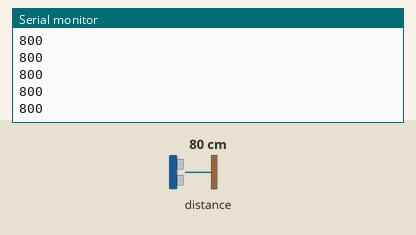
This sketch was run on a simulated Arduino Uno, built with avr-gcc and run on an emulated ATmega328P. Parts: the last lines printed to the serial monitor. The test bench sets the inputs (shaded band); at power-on: distance to the obstacle 80 cm.

Above: at 1.2 s.
1.3 s: distance to the obstacle set to 2 cm
At 1.33 s:
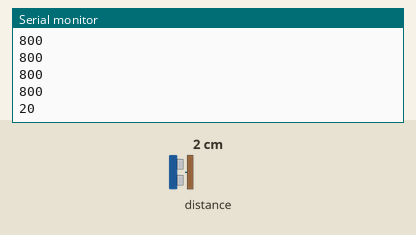
2.8 s: distance to the obstacle set to 4 cm
At 2.82 s:
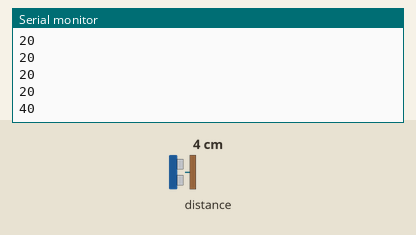
Timing chart, 0 to 5.8 s (numbered marks = the images above; inputs shaded):
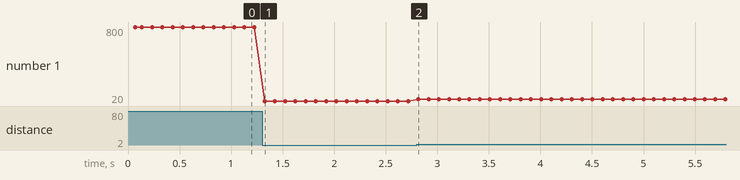

The sketch:

VL53L0X.ino
```cpp
#include "Adafruit_VL53L0X.h"
#include "MedianFilter.h"

MedianFilter test(10,0);
Adafruit_VL53L0X lox = Adafruit_VL53L0X();

const int numReadings = 20; // Number of readings to average

void setup() {
  Serial.begin(9600);

  // wait until serial port opens for native USB devices
  while (! Serial) {
    delay(1);
  }

  Serial.println("Adafruit VL53L0X test.");
  if (!lox.begin()) {
    Serial.println(F("Failed to boot VL53L0X"));
    while(1);
  }
  // power
  Serial.println(F("VL53L0X API Continuous Ranging example\n\n"));

  // start continuous ranging
  lox.startRangeContinuous();
}

void loop() {

  if (lox.isRangeComplete()) {
    //Serial.print("Distance in mm: ");
    Serial.println(lox.readRange());
    //int val = lox.readRange();
    //test.in(val);
   // val=test.out();
    //Serial.println(val);
    delay(66);

  }
  /*

  int total = 0;
  for (int i=0; i<numReadings; i++){
    int val = lox.readRange();
    test.in(val);
    val=test.out();
    //int val = lox.readRange();
    total += val;
    delayMicroseconds(10);
  }
  int average = total/numReadings;
  Serial.println(average);

  */
}
```

Measured:
- after the input at 1.3 s, the serial monitor: prints a new line at once (image 1)
- after the input at 2.8 s, the serial monitor: prints a new line at once (image 2)
- plotted number 1: 800 → 20 after the input at 1.3 s, 20 → 40 after the input at 2.8 s
